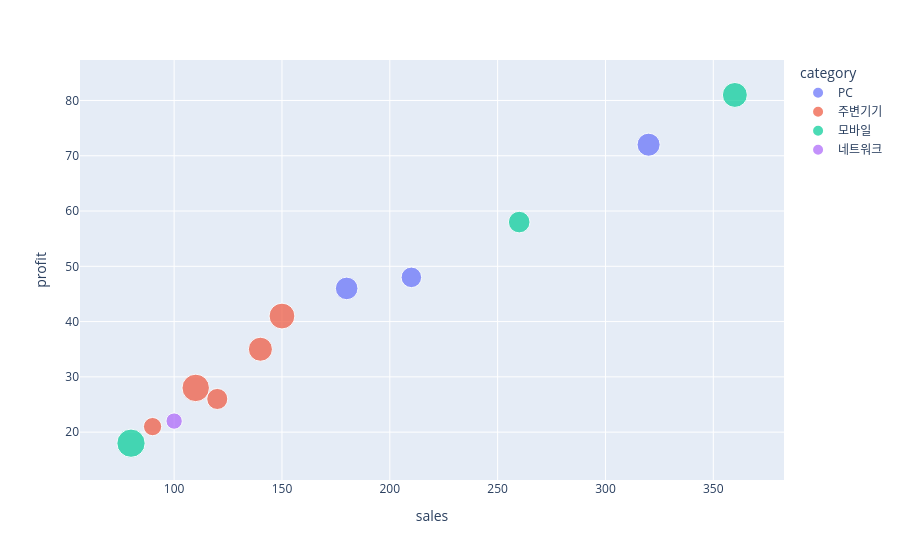

Notebook source saved alongside this figure:
### Code cell
fig = px.scatter(
    product_df,
    x='sales',
    y='profit',
    color='category',
    size='customers',
    hover_name='product',
    hover_data={
        'region': True,
        'satisfaction': ':.1f',
    }
)

fig.show(
    config={
        'scrollZoom': True,
    }
)

### Figure 1 — Plotly figure (JSON) as saved in the notebook; plotly's stock layout.template omitted (floating-point values rounded to 4 significant figures)
{"data": [{"customdata": [["서울", 4.6], ["부산", 4.3], ["서울", 4.5]], "hovertemplate": "<b>%{hovertext}</b><br><br>category=PC<br>sales=%{x}<br>profit=%{y}<br>customers=%{marker.size}<br>region=%{customdata[0]}<br>satisfaction=%{customdata[1]:.1f}<extra></extra>", "hovertext": ["노트북", "모니터", "SSD"], "legendgroup": "PC", "marker": {"color": "#636efa", "size": [120, 95, 115], "sizemode": "area", "sizeref": 0.45, "symbol": "circle"}, "mode": "markers", "name": "PC", "orientation": "v", "showlegend": true, "x": [320, 210, 180], "xaxis": "x", "y": [72, 48, 46], "yaxis": "y", "type": "scatter"}, {"customdata": [["서울", 4.5], ["대전", 4.2], ["서울", 4.1], ["대전", 4.0], ["부산", 4.3]], "hovertemplate": "<b>%{hovertext}</b><br><br>category=주변기기<br>sales=%{x}<br>profit=%{y}<br>customers=%{marker.size}<br>region=%{customdata[0]}<br>satisfaction=%{customdata[1]:.1f}<extra></extra>", "hovertext": ["키보드", "마우스", "헤드셋", "웹캠", "스피커"], "legendgroup": "주변기기", "marker": {"color": "#EF553B", "size": [150, 170, 130, 75, 100], "sizemode": "area", "sizeref": 0.45, "symbol": "circle"}, "mode": "markers", "name": "주변기기", "orientation": "v", "showlegend": true, "x": [150, 110, 140, 90, 120], "xaxis": "x", "y": [41, 28, 35, 21, 26], "yaxis": "y", "type": "scatter"}, {"customdata": [["부산", 4.7], ["부산", 4.8], ["서울", 4.1]], "hovertemplate": "<b>%{hovertext}</b><br><br>category=모바일<br>sales=%{x}<br>profit=%{y}<br>customers=%{marker.size}<br>region=%{customdata[0]}<br>satisfaction=%{customdata[1]:.1f}<extra></extra>", "hovertext": ["태블릿", "스마트폰", "충전기"], "legendgroup": "모바일", "marker": {"color": "#00cc96", "size": [105, 140, 180], "sizemode": "area", "sizeref": 0.45, "symbol": "circle"}, "mode": "markers", "name": "모바일", "orientation": "v", "showlegend": true, "x": [260, 360, 80], "xaxis": "x", "y": [58, 81, 18], "yaxis": "y", "type": "scatter"}, {"customdata": [["대전", 3.9]], "hovertemplate": "<b>%{hovertext}</b><br><br>category=네트워크<br>sales=%{x}<br>profit=%{y}<br>customers=%{marker.size}<br>region=%{customdata[0]}<br>satisfaction=%{customdata[1]:.1f}<extra></extra>", "hovertext": ["공유기"], "legendgroup": "네트워크", "marker": {"color": "#ab63fa", "size": [60], "sizemode": "area", "sizeref": 0.45, "symbol": "circle"}, "mode": "markers", "name": "네트워크", "orientation": "v", "showlegend": true, "x": [100], "xaxis": "x", "y": [22], "yaxis": "y", "type": "scatter"}], "layout": {"xaxis": {"anchor": "y", "domain": [0.0, 1.0], "title": {"text": "sales"}}, "yaxis": {"anchor": "x", "domain": [0.0, 1.0], "title": {"text": "profit"}}, "legend": {"title": {"text": "category"}, "tracegroupgap": 0, "itemsizing": "constant"}, "margin": {"t": 60}}}
